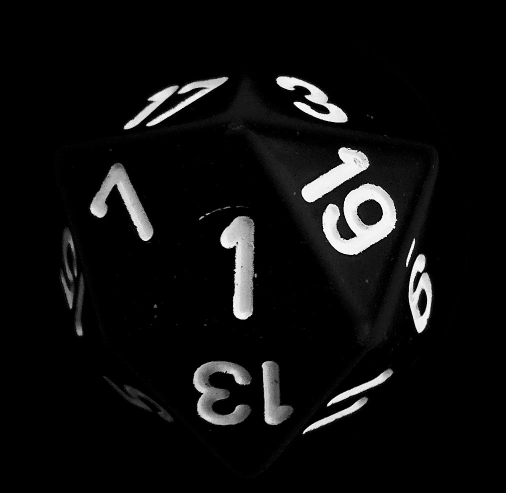
#> input picture images/01.jpg, 1011 x 985 px (shown at 1/2 size)
$ python dice_detect.py images/01.jpg   (older library calls are emulated)
#> lines starting #> are read from the running program, lines starting #| are printed output that depends on the picture; after the words box and inside, x2 and y2 are one past the last pixel; in counts of white or black regions, pixels touching at a corner belong together
import cv2
import numpy as np
import sys
from matplotlib import pyplot as plt

def rotatedRect2Points(rotatedRect):
  center, sizes, angle = rotatedRect
  angle = np.deg2rad(angle)
  b = np.cos(angle)/2
  a = np.sin(angle)/2
  x,y = center
  w,h = sizes
  v1 = int(x - a*h - b*w), int(y + b*h - a*w)
  v2 = int(x + a*h - b*w), int(y - b*h - a*w)
  v3 = int(2*x - v1[0]), int(2*y - v1[1])
  v4 = int(2*x - v2[0]), int(2*y - v2[1])
  return v1, v2, v3, v4

img_file = sys.argv[1]
img = cv2.imread(img_file)
#> img is the input picture: shape (985, 1011, 3); min 0, max 255, mean 14.6
print(img.shape)
#| (985, 1011, 3)

aspect_ratio = img.shape[1] / img.shape[0]
#> aspect_ratio = 1.03
size = 500
img = cv2.resize(img, (int(size*aspect_ratio), size))
#> img: shape (500, 513, 3)
gray = cv2.cvtColor(img, cv2.COLOR_BGR2GRAY)
blurred = cv2.GaussianBlur(gray, (5,5), 0)
edged = cv2.Canny(blurred, 50, 200, 255)
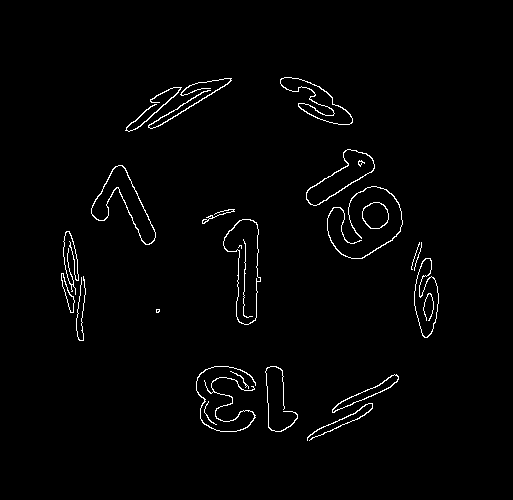
#> edged: shape (500, 513); 1.7% white in thin lines or dots, all inside (x1, y1, x2, y2) = (61, 77, 439, 441)

plt.figure(2)
plt.imshow(edged)
plt.show()

_, cnts, _ = cv2.findContours(edged.copy(), cv2.RETR_EXTERNAL, cv2.CHAIN_APPROX_SIMPLE)
#> cnts = 22 contours, 7 with area under 20; largest, box (x1, y1, x2, y2) and area: (223, 219, 261, 325) 2274, (91, 165, 156, 245) 1790, (306, 149, 375, 206) 1534, (414, 258, 439, 338) 1214, (280, 77, 353, 125) 1160
cnts = sorted(cnts, key=cv2.contourArea, reverse=True)
displayCnt = None

for c in cnts:
  peri = cv2.arcLength(c, True)
  approx = cv2.approxPolyDP(c, 0.02*peri, True)
  if len(approx) == 4:
    displayCnt = approx
    break
#> this loop made 9 passes
#> (peri, displayCnt) on pass 9: (545.7, [[231, 78], [181, 95], [230, 79], [148, 127]])
#> peri on passes 1 to 6: 275.2, 289.2, 207, 236.9, 296.8, 87.01

cnt_img = img.copy()
cv2.drawContours(cnt_img, [displayCnt], 0, (0,255,0), 5)
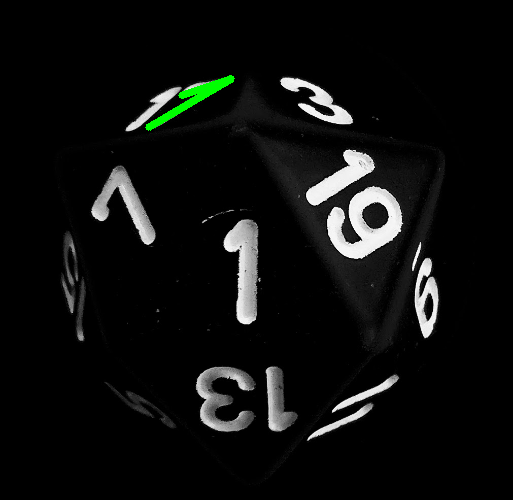
#> cnt_img: shape (500, 513, 3); mean B, G, R 14, 15, 14

M = cv2.getPerspectiveTransform(np.array(displayCnt.reshape(4,2), dtype='float32'), np.float32([[0,0], [0, size], [size, size], [size, 0]]))
#> M = [[-0.343, -1.01, 157.7], [-0.958, -1.62, 348], [-0.00256, -0.00522, 1]]
warped = cv2.warpPerspective(gray, M, (size, size))
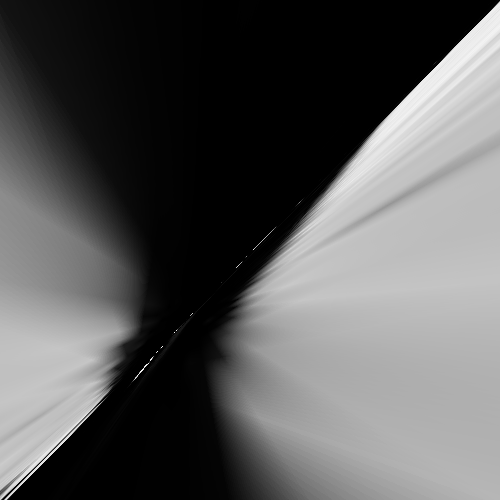
#> warped: shape (500, 500); min 0, max 244, mean 89.5

_, thresh = cv2.threshold(warped, 100, 255, cv2.THRESH_BINARY)
#> thresh: shape (500, 500); 47.3% white; 13 white regions (9 under 20 px), largest, box (x1, y1, x2, y2) and area: (233, 1, 500, 500) 90243, (0, 143, 132, 500) 27851, (133, 363, 149, 381) 27, (253, 229, 274, 250) 21

kernel = cv2.getStructuringElement(cv2.MORPH_RECT, (5,5))
base = thresh
for i in range(3):
  eroded = cv2.erode(base, kernel)
  dilated = cv2.dilate(eroded, kernel)
  base = dilated

l,r,t,b = size, 0, 0, size
for i in range(base.shape[0]):
  for j in range(base.shape[1]):
    if base[j][i]:
      l = min(l, j)
      r = max(r, j)
      t = max(t, i)
      b = min(b, i)

M2 = cv2.getPerspectiveTransform(np.array([[t,l], [t,r], [b,r], [b,l]], dtype='float32'), np.float32([[size,0], [size, size], [0, size], [0,0]]))
warped2 = cv2.warpPerspective(base, M2, (size,size))

_, warped_cnts, _ = cv2.findContours(warped2.copy(), cv2.RETR_EXTERNAL, cv2.CHAIN_APPROX_SIMPLE)
#> warped_cnts = 2 contours; box (x1, y1, x2, y2) and area: (234, 0, 500, 500) 90444, (0, 141, 131, 490) 27841
big_cnts = list(filter(lambda c: cv2.contourArea(c) > 2000, warped_cnts))
#> big_cnts has the same summary as warped_cnts
warped_cnt_img = np.zeros_like(warped2)
cv2.fillPoly(warped_cnt_img, big_cnts, 1)
#> warped_cnt_img: shape (500, 500); values 0 (black) and 1 (white), 47.7% white; 2 white regions, box (x1, y1, x2, y2) and area: (234, 0, 500, 500) 91052, (0, 141, 131, 490) 28212
warped_cnt_img = cv2.bitwise_and(warped_cnt_img, warped2)
#> warped_cnt_img: shape (500, 500); values 0 (black) and 1 (white), 47.4% white; 2 white regions, box (x1, y1, x2, y2) and area: (234, 0, 500, 500) 90624, (0, 141, 130, 490) 27857

l,r,t,b = size, 0, 0, size
for i in range(warped_cnt_img.shape[0]):
  for j in range(warped_cnt_img.shape[1]):
    if warped_cnt_img[j][i]:
      l = min(l, j)
      r = max(r, j)
      t = max(t, i)
      b = min(b, i)

M3 = cv2.getPerspectiveTransform(np.array([[t,l], [t,r], [b,r], [b,l]], dtype='float32'), np.float32([[size,0], [size, size], [0, size], [0,0]]))
warped3 = cv2.warpPerspective(warped_cnt_img, M3, (size,size))
#> warped3: shape (500, 500); values 0 (black) and 1 (white), 47.3% white; 2 white regions, box (x1, y1, x2, y2) and area: (234, 0, 500, 500) 90298, (0, 141, 130, 491) 27984

kernel = cv2.getStructuringElement(cv2.MORPH_RECT, (21, 21))
base = warped3.copy()
for i in range(3):
  dilated2 = cv2.dilate(base, kernel)
  eroded2 = cv2.erode(dilated2, kernel)
  base = eroded2
#> this loop made 3 passes
#> pass 1, `eroded2 = cv2.erode(dilated2, kernel)`:
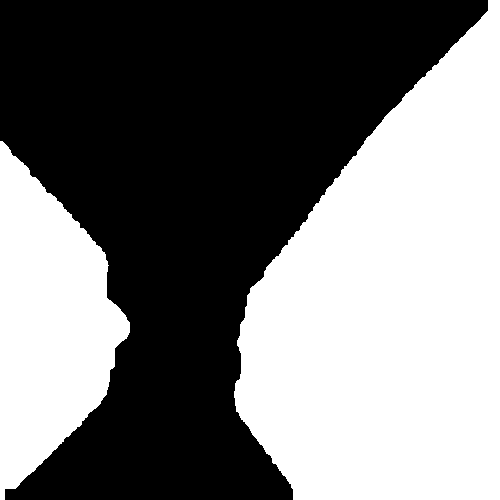
#> eroded2: shape (500, 500); values 0 (black) and 1 (white), 47.5% white; 2 white regions
warped4 = base

_, num_cnts, _ = cv2.findContours(warped4.copy(), cv2.RETR_EXTERNAL, cv2.CHAIN_APPROX_SIMPLE)
#> num_cnts = 2 contours; box (x1, y1, x2, y2) and area: (234, 0, 500, 500) 89928, (0, 141, 130, 500) 27785
minRects = []
for c in num_cnts:
  minRects.append(cv2.minAreaRect(c))
#> this loop made 2 passes
#> after the loop, minRects = [((64.5, 320), (358, 129), -90), ((366.5, 249.5), (499, 265), -90)]

nums_img = cv2.cvtColor(warped3.astype('float32'), cv2.COLOR_GRAY2BGR)
verts_list = [rotatedRect2Points(rect) for rect in minRects]
#> verts_list = [((129, 499), (0, 499), (0, 141), (129, 141)), ((499, 499), (233, 499), (234, 0), (500, 0))]
nums = []
num_size = 50
for verts in verts_list:
  for i in range(len(verts)):
    cv2.line(nums_img, verts[i], verts[(i+1)%4], (0,1,0), thickness=3)
  Mn = cv2.getPerspectiveTransform(np.array(verts).astype('float32'), np.float32([[num_size,0], [num_size,num_size], [0,num_size], [0,0]]))
  num = cv2.warpPerspective(warped3, Mn, (num_size,num_size))
  nums.append(num)
#> this loop made 2 passes
#> verts on passes 1 to 2: ((129, 499), (0, 499), (0, 141), (129, 141)), ((499, 499), (233, 499), (234, 0), (500, 0))
#> pass 1, `num = cv2.warpPerspective(warped3, Mn, (num_size,num_size))`:
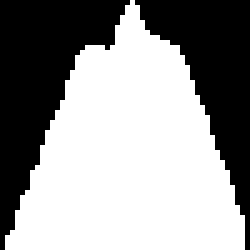
#> num: shape (50, 50) (shown 5 times larger); values 0 (black) and 1 (white), 59.2% white; 2 black regions, box (x1, y1, x2, y2) and area: (0, 0, 26, 50) 565, (27, 0, 50, 50) 456
#> after the loop:
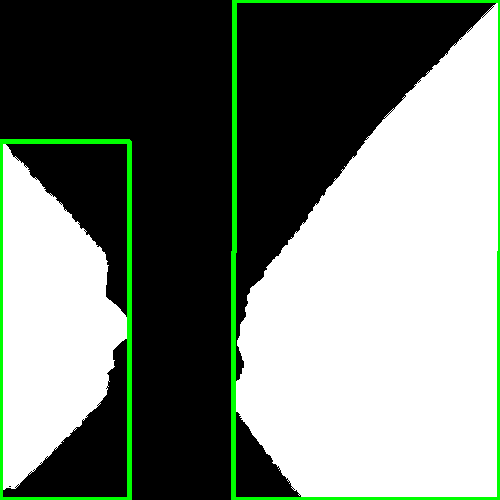
#> nums_img: shape (500, 500, 3) float32; mean B, G, R 0.461, 0.498, 0.461
#> after the loop, nums = 2 items

M5 = cv2.getPerspectiveTransform(np.array(verts_list[1]).astype('float32'), np.float32([[size,0], [size,size], [0,size], [0,0]]))
#> M5 = [[0, 1, 0], [-1.88, -0.00377, 939.8], [-4.27e-19, -8.57e-22, 1]]
num2 = cv2.warpPerspective(warped3, M5, (size,size))
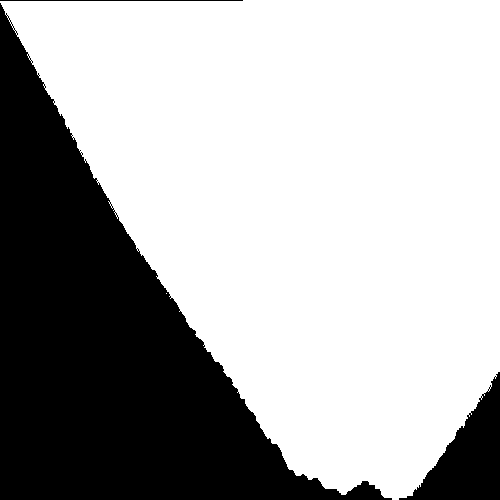
#> num2: shape (500, 500); values 0 (black) and 1 (white), 67.9% white; 3 black regions, box (x1, y1, x2, y2) and area: (0, 3, 392, 500) 74204, (399, 372, 500, 500) 5805, (0, 0, 243, 1) 243

fig = plt.figure(1)

nrows = 3
ncols = 5

ax1 = plt.subplot(nrows, ncols, 1)
ax1.imshow(img)

ax2 = plt.subplot(nrows, ncols, 2)
ax2.imshow(edged)

ax3 = plt.subplot(nrows, ncols, 3)
ax3.imshow(cnt_img)

ax4 = plt.subplot(nrows, ncols, 4)
ax4.imshow(warped)

ax5 = plt.subplot(nrows, ncols, 5)
ax5.imshow(thresh)

ax8 = plt.subplot(nrows, ncols, 6)
ax8.imshow(nums_img)

for i,num in enumerate(nums):
  ax = plt.subplot(nrows, ncols, 7+i)
  ax.imshow(num)

plt.show()
